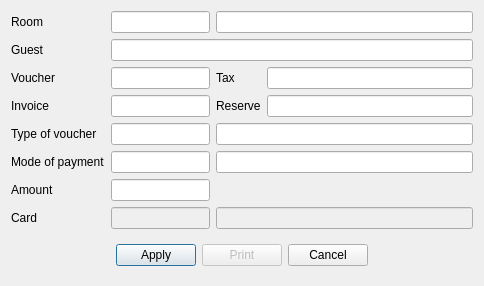
<?xml version="1.0" encoding="UTF-8"?>
<ui version="4.0">
 <class>DlgQuickAdvanceApply</class>
 <widget class="QDialog" name="DlgQuickAdvanceApply">
  <property name="geometry">
   <rect>
    <x>0</x>
    <y>0</y>
    <width>484</width>
    <height>267</height>
   </rect>
  </property>
  <property name="windowTitle">
   <string>Release temporary voucher</string>
  </property>
  <layout class="QGridLayout" name="gridLayout">
   <item row="1" column="1" colspan="3">
    <widget class="EQLineEdit" name="leGuest">
     <property name="focusPolicy">
      <enum>Qt::ClickFocus</enum>
     </property>
     <property name="readOnly">
      <bool>true</bool>
     </property>
    </widget>
   </item>
   <item row="8" column="0">
    <widget class="QLabel" name="label_7">
     <property name="text">
      <string>Card</string>
     </property>
    </widget>
   </item>
   <item row="8" column="2" colspan="2">
    <widget class="EQLineEdit" name="leCardTypeName">
     <property name="enabled">
      <bool>false</bool>
     </property>
     <property name="focusPolicy">
      <enum>Qt::ClickFocus</enum>
     </property>
     <property name="readOnly">
      <bool>true</bool>
     </property>
    </widget>
   </item>
   <item row="0" column="1">
    <widget class="EQLineEdit" name="leRoom">
     <property name="maximumSize">
      <size>
       <width>100</width>
       <height>16777215</height>
      </size>
     </property>
    </widget>
   </item>
   <item row="1" column="0">
    <widget class="QLabel" name="label_2">
     <property name="text">
      <string>Guest</string>
     </property>
    </widget>
   </item>
   <item row="5" column="1">
    <widget class="EQLineEdit" name="leVoucherType">
     <property name="maximumSize">
      <size>
       <width>100</width>
       <height>16777215</height>
      </size>
     </property>
    </widget>
   </item>
   <item row="3" column="1">
    <widget class="EQLineEdit" name="leInvoice">
     <property name="maximumSize">
      <size>
       <width>100</width>
       <height>16777215</height>
      </size>
     </property>
     <property name="focusPolicy">
      <enum>Qt::ClickFocus</enum>
     </property>
     <property name="readOnly">
      <bool>true</bool>
     </property>
    </widget>
   </item>
   <item row="3" column="3">
    <widget class="EQLineEdit" name="leReserve">
     <property name="focusPolicy">
      <enum>Qt::ClickFocus</enum>
     </property>
     <property name="readOnly">
      <bool>true</bool>
     </property>
    </widget>
   </item>
   <item row="3" column="2">
    <widget class="QLabel" name="label_4">
     <property name="text">
      <string>Reserve</string>
     </property>
    </widget>
   </item>
   <item row="9" column="0" colspan="4">
    <widget class="QWidget" name="widget" native="true">
     <layout class="QHBoxLayout" name="horizontalLayout">
      <item>
       <spacer name="horizontalSpacer">
        <property name="orientation">
         <enum>Qt::Horizontal</enum>
        </property>
        <property name="sizeHint" stdset="0">
         <size>
          <width>97</width>
          <height>20</height>
         </size>
        </property>
       </spacer>
      </item>
      <item>
       <widget class="QPushButton" name="btnApply">
        <property name="text">
         <string>Apply</string>
        </property>
       </widget>
      </item>
      <item>
       <widget class="QPushButton" name="btnPrint">
        <property name="enabled">
         <bool>false</bool>
        </property>
        <property name="text">
         <string>Print</string>
        </property>
       </widget>
      </item>
      <item>
       <widget class="QPushButton" name="btnCancel">
        <property name="text">
         <string>Cancel</string>
        </property>
       </widget>
      </item>
      <item>
       <spacer name="horizontalSpacer_2">
        <property name="orientation">
         <enum>Qt::Horizontal</enum>
        </property>
        <property name="sizeHint" stdset="0">
         <size>
          <width>96</width>
          <height>20</height>
         </size>
        </property>
       </spacer>
      </item>
     </layout>
    </widget>
   </item>
   <item row="6" column="1">
    <widget class="EQLineEdit" name="leType">
     <property name="maximumSize">
      <size>
       <width>100</width>
       <height>16777215</height>
      </size>
     </property>
    </widget>
   </item>
   <item row="6" column="0">
    <widget class="QLabel" name="label_8">
     <property name="text">
      <string>Mode of payment</string>
     </property>
    </widget>
   </item>
   <item row="7" column="0">
    <widget class="QLabel" name="label_5">
     <property name="text">
      <string>Amount</string>
     </property>
    </widget>
   </item>
   <item row="2" column="1">
    <widget class="EQLineEdit" name="leVoucher">
     <property name="maximumSize">
      <size>
       <width>100</width>
       <height>16777215</height>
      </size>
     </property>
     <property name="focusPolicy">
      <enum>Qt::ClickFocus</enum>
     </property>
     <property name="readOnly">
      <bool>true</bool>
     </property>
    </widget>
   </item>
   <item row="8" column="1">
    <widget class="EQLineEdit" name="leCardType">
     <property name="enabled">
      <bool>false</bool>
     </property>
     <property name="maximumSize">
      <size>
       <width>100</width>
       <height>16777215</height>
      </size>
     </property>
     <property name="readOnly">
      <bool>false</bool>
     </property>
    </widget>
   </item>
   <item row="7" column="1">
    <widget class="EQLineEdit" name="leAmount">
     <property name="maximumSize">
      <size>
       <width>100</width>
       <height>16777215</height>
      </size>
     </property>
    </widget>
   </item>
   <item row="3" column="0">
    <widget class="QLabel" name="label_3">
     <property name="text">
      <string>Invoice</string>
     </property>
    </widget>
   </item>
   <item row="5" column="2" colspan="2">
    <widget class="EQLineEdit" name="leVoucherTypeName">
     <property name="focusPolicy">
      <enum>Qt::ClickFocus</enum>
     </property>
     <property name="readOnly">
      <bool>true</bool>
     </property>
    </widget>
   </item>
   <item row="5" column="0">
    <widget class="QLabel" name="label_6">
     <property name="text">
      <string>Type of voucher</string>
     </property>
    </widget>
   </item>
   <item row="6" column="2" colspan="2">
    <widget class="EQLineEdit" name="leTypeName">
     <property name="focusPolicy">
      <enum>Qt::ClickFocus</enum>
     </property>
     <property name="readOnly">
      <bool>true</bool>
     </property>
    </widget>
   </item>
   <item row="0" column="0">
    <widget class="QLabel" name="label">
     <property name="text">
      <string>Room</string>
     </property>
    </widget>
   </item>
   <item row="2" column="0">
    <widget class="QLabel" name="label_9">
     <property name="text">
      <string>Voucher</string>
     </property>
    </widget>
   </item>
   <item row="0" column="2" colspan="2">
    <widget class="QLineEdit" name="leRoomShort">
     <property name="focusPolicy">
      <enum>Qt::ClickFocus</enum>
     </property>
     <property name="readOnly">
      <bool>true</bool>
     </property>
    </widget>
   </item>
   <item row="2" column="2">
    <widget class="QLabel" name="label_10">
     <property name="text">
      <string>Tax</string>
     </property>
    </widget>
   </item>
   <item row="2" column="3">
    <widget class="QLineEdit" name="leTax">
     <property name="readOnly">
      <bool>true</bool>
     </property>
    </widget>
   </item>
  </layout>
 </widget>
 <customwidgets>
  <customwidget>
   <class>EQLineEdit</class>
   <extends>QLineEdit</extends>
   <header location="global">eqlineedit.h</header>
   <slots>
    <signal>customButtonClicked(bool)</signal>
   </slots>
  </customwidget>
 </customwidgets>
 <tabstops>
  <tabstop>leRoom</tabstop>
  <tabstop>leVoucherType</tabstop>
  <tabstop>leType</tabstop>
  <tabstop>leAmount</tabstop>
  <tabstop>leCardType</tabstop>
  <tabstop>btnApply</tabstop>
  <tabstop>btnPrint</tabstop>
  <tabstop>btnCancel</tabstop>
 </tabstops>
 <resources/>
 <connections/>
</ui>
